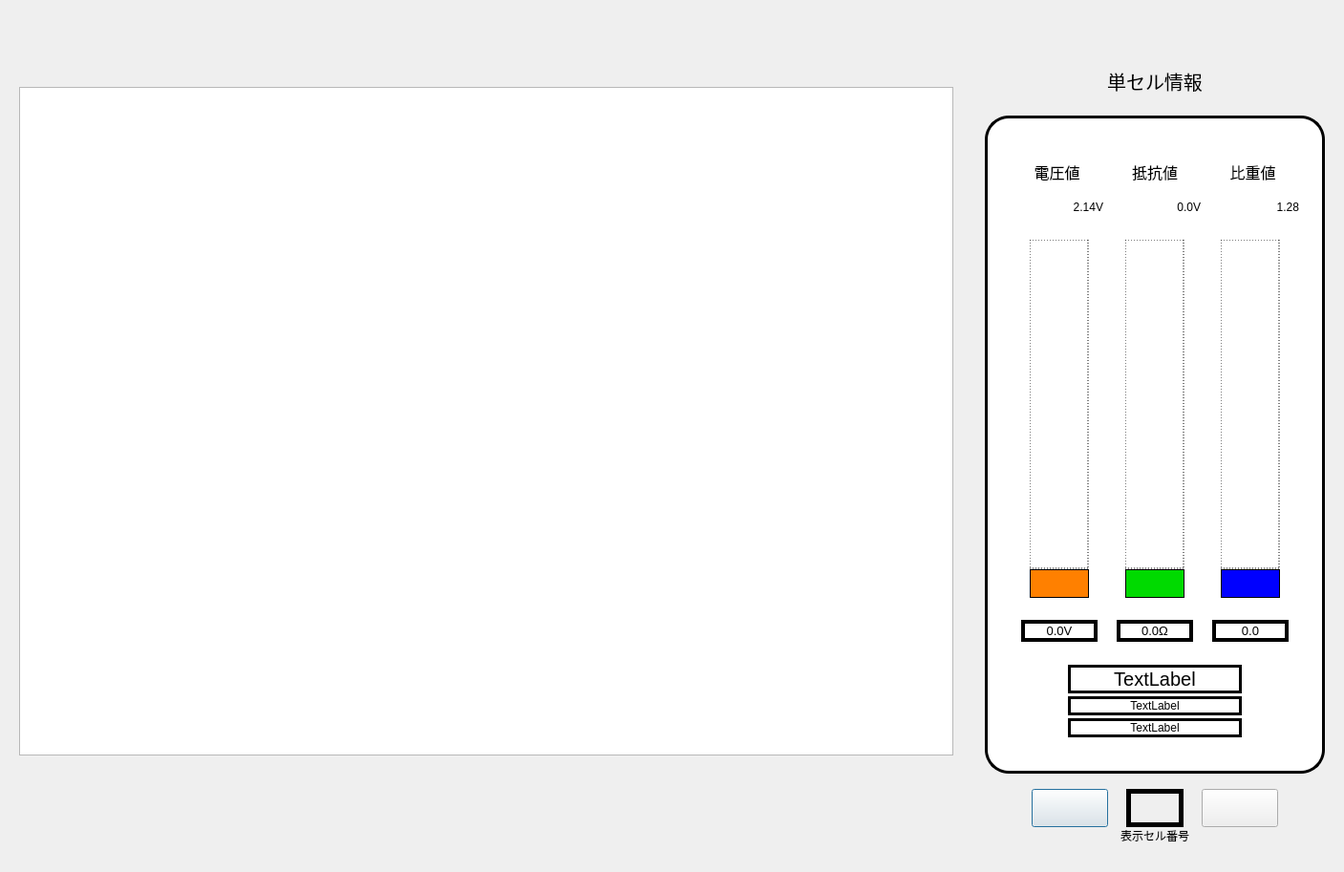
<?xml version="1.0" encoding="UTF-8"?>
<ui version="4.0">
 <class>ViewDialog</class>
 <widget class="QDialog" name="ViewDialog">
  <property name="geometry">
   <rect>
    <x>0</x>
    <y>0</y>
    <width>1384</width>
    <height>907</height>
   </rect>
  </property>
  <property name="windowTitle">
   <string>Dialog</string>
  </property>
  <property name="styleSheet">
   <string notr="true">#ViewDialog{
	background-image: url(:/mages/resources/images/login-bg.jpg);
}</string>
  </property>
  <layout class="QHBoxLayout" name="horizontalLayout_2">
   <property name="spacing">
    <number>15</number>
   </property>
   <item>
    <widget class="QWidget" name="horizontalWidget" native="true">
     <property name="sizePolicy">
      <sizepolicy hsizetype="Fixed" vsizetype="Preferred">
       <horstretch>0</horstretch>
       <verstretch>0</verstretch>
      </sizepolicy>
     </property>
     <property name="minimumSize">
      <size>
       <width>996</width>
       <height>0</height>
      </size>
     </property>
     <layout class="QHBoxLayout" name="horizontalLayout">
      <property name="topMargin">
       <number>30</number>
      </property>
      <property name="bottomMargin">
       <number>60</number>
      </property>
      <item>
       <widget class="QTableView" name="tableView">
        <property name="sizePolicy">
         <sizepolicy hsizetype="Expanding" vsizetype="Fixed">
          <horstretch>0</horstretch>
          <verstretch>0</verstretch>
         </sizepolicy>
        </property>
        <property name="minimumSize">
         <size>
          <width>0</width>
          <height>700</height>
         </size>
        </property>
        <attribute name="horizontalHeaderVisible">
         <bool>false</bool>
        </attribute>
       </widget>
      </item>
     </layout>
    </widget>
   </item>
   <item>
    <widget class="QWidget" name="horizontalWidget_2" native="true">
     <property name="sizePolicy">
      <sizepolicy hsizetype="Fixed" vsizetype="Fixed">
       <horstretch>0</horstretch>
       <verstretch>0</verstretch>
      </sizepolicy>
     </property>
     <property name="minimumSize">
      <size>
       <width>355</width>
       <height>0</height>
      </size>
     </property>
     <layout class="QHBoxLayout" name="horizontalLayout_3">
      <property name="sizeConstraint">
       <enum>QLayout::SetFixedSize</enum>
      </property>
      <item>
       <layout class="QVBoxLayout" name="verticalLayout">
        <item>
         <widget class="QWidget" name="horizontalWidget_2" native="true">
          <property name="sizePolicy">
           <sizepolicy hsizetype="Preferred" vsizetype="Fixed">
            <horstretch>0</horstretch>
            <verstretch>0</verstretch>
           </sizepolicy>
          </property>
          <layout class="QHBoxLayout" name="horizontalLayout_4">
           <property name="topMargin">
            <number>50</number>
           </property>
           <property name="bottomMargin">
            <number>15</number>
           </property>
           <item>
            <widget class="QLabel" name="label">
             <property name="sizePolicy">
              <sizepolicy hsizetype="Fixed" vsizetype="Fixed">
               <horstretch>0</horstretch>
               <verstretch>0</verstretch>
              </sizepolicy>
             </property>
             <property name="font">
              <font>
               <pointsize>15</pointsize>
              </font>
             </property>
             <property name="text">
              <string>単セル情報</string>
             </property>
             <property name="alignment">
              <set>Qt::AlignCenter</set>
             </property>
            </widget>
           </item>
          </layout>
         </widget>
        </item>
        <item>
         <widget class="QWidget" name="chart1" native="true">
          <property name="styleSheet">
           <string notr="true">#chart1{
border:3px solid;
border-radius:25px;
	background-color: rgb(255, 255, 255);
}</string>
          </property>
          <layout class="QVBoxLayout" name="verticalLayout_2">
           <item>
            <widget class="QWidget" name="verticalWidget_2" native="true">
             <layout class="QVBoxLayout" name="verticalLayout_5">
              <property name="spacing">
               <number>0</number>
              </property>
              <item>
               <layout class="QVBoxLayout" name="chart1_layout">
                <property name="spacing">
                 <number>0</number>
                </property>
                <item>
                 <layout class="QVBoxLayout" name="verticalLayout_11">
                  <property name="spacing">
                   <number>0</number>
                  </property>
                  <property name="leftMargin">
                   <number>0</number>
                  </property>
                  <property name="topMargin">
                   <number>20</number>
                  </property>
                  <property name="rightMargin">
                   <number>0</number>
                  </property>
                  <item>
                   <widget class="QWidget" name="verticalWidget_6" native="true">
                    <property name="sizePolicy">
                     <sizepolicy hsizetype="Preferred" vsizetype="Fixed">
                      <horstretch>0</horstretch>
                      <verstretch>0</verstretch>
                     </sizepolicy>
                    </property>
                    <layout class="QHBoxLayout" name="horizontalLayout_8">
                     <item>
                      <widget class="QLabel" name="label_4">
                       <property name="font">
                        <font>
                         <pointsize>12</pointsize>
                        </font>
                       </property>
                       <property name="text">
                        <string>電圧値</string>
                       </property>
                       <property name="alignment">
                        <set>Qt::AlignCenter</set>
                       </property>
                      </widget>
                     </item>
                     <item>
                      <widget class="QLabel" name="label_3">
                       <property name="font">
                        <font>
                         <pointsize>12</pointsize>
                        </font>
                       </property>
                       <property name="text">
                        <string>抵抗値</string>
                       </property>
                       <property name="alignment">
                        <set>Qt::AlignCenter</set>
                       </property>
                      </widget>
                     </item>
                     <item>
                      <widget class="QLabel" name="label_5">
                       <property name="font">
                        <font>
                         <pointsize>12</pointsize>
                        </font>
                       </property>
                       <property name="text">
                        <string>比重値</string>
                       </property>
                       <property name="alignment">
                        <set>Qt::AlignCenter</set>
                       </property>
                      </widget>
                     </item>
                    </layout>
                   </widget>
                  </item>
                  <item>
                   <layout class="QVBoxLayout" name="verticalLayout_7">
                    <item>
                     <widget class="QWidget" name="horizontalWidget_5" native="true">
                      <property name="sizePolicy">
                       <sizepolicy hsizetype="Preferred" vsizetype="Fixed">
                        <horstretch>0</horstretch>
                        <verstretch>0</verstretch>
                       </sizepolicy>
                      </property>
                      <layout class="QHBoxLayout" name="horizontalLayout_10">
                       <item>
                        <widget class="QLabel" name="volhigh_lbl">
                         <property name="text">
                          <string>2.14V</string>
                         </property>
                         <property name="alignment">
                          <set>Qt::AlignRight|Qt::AlignTrailing|Qt::AlignVCenter</set>
                         </property>
                        </widget>
                       </item>
                       <item>
                        <widget class="QLabel" name="resihigh_lbl">
                         <property name="text">
                          <string>0.0V</string>
                         </property>
                         <property name="alignment">
                          <set>Qt::AlignRight|Qt::AlignTrailing|Qt::AlignVCenter</set>
                         </property>
                        </widget>
                       </item>
                       <item>
                        <widget class="QLabel" name="relhigh_lbl">
                         <property name="text">
                          <string>1.28</string>
                         </property>
                         <property name="alignment">
                          <set>Qt::AlignRight|Qt::AlignTrailing|Qt::AlignVCenter</set>
                         </property>
                        </widget>
                       </item>
                      </layout>
                     </widget>
                    </item>
                    <item>
                     <widget class="QWidget" name="horizontalWidget_6" native="true">
                      <property name="sizePolicy">
                       <sizepolicy hsizetype="Preferred" vsizetype="Fixed">
                        <horstretch>0</horstretch>
                        <verstretch>0</verstretch>
                       </sizepolicy>
                      </property>
                      <property name="minimumSize">
                       <size>
                        <width>0</width>
                        <height>375</height>
                       </size>
                      </property>
                      <layout class="QHBoxLayout" name="horizontalLayout_11">
                       <property name="spacing">
                        <number>20</number>
                       </property>
                       <property name="leftMargin">
                        <number>20</number>
                       </property>
                       <property name="rightMargin">
                        <number>20</number>
                       </property>
                       <item>
                        <widget class="QWidget" name="verticalWidget_3" native="true">
                         <property name="sizePolicy">
                          <sizepolicy hsizetype="Fixed" vsizetype="Fixed">
                           <horstretch>0</horstretch>
                           <verstretch>0</verstretch>
                          </sizepolicy>
                         </property>
                         <property name="minimumSize">
                          <size>
                           <width>80</width>
                           <height>375</height>
                          </size>
                         </property>
                         <layout class="QVBoxLayout" name="verticalLayout_6">
                          <property name="spacing">
                           <number>0</number>
                          </property>
                          <property name="sizeConstraint">
                           <enum>QLayout::SetDefaultConstraint</enum>
                          </property>
                          <item>
                           <widget class="QWidget" name="volGrid_widget" native="true">
                            <property name="sizePolicy">
                             <sizepolicy hsizetype="Preferred" vsizetype="Fixed">
                              <horstretch>0</horstretch>
                              <verstretch>0</verstretch>
                             </sizepolicy>
                            </property>
                            <property name="minimumSize">
                             <size>
                              <width>0</width>
                              <height>345</height>
                             </size>
                            </property>
                            <property name="styleSheet">
                             <string notr="true">#volGrid_widget{
border:1px dotted;
}</string>
                            </property>
                           </widget>
                          </item>
                          <item>
                           <widget class="QWidget" name="volValue_widget" native="true">
                            <property name="sizePolicy">
                             <sizepolicy hsizetype="Preferred" vsizetype="Fixed">
                              <horstretch>0</horstretch>
                              <verstretch>0</verstretch>
                             </sizepolicy>
                            </property>
                            <property name="minimumSize">
                             <size>
                              <width>0</width>
                              <height>30</height>
                             </size>
                            </property>
                            <property name="styleSheet">
                             <string notr="true">#volValue_widget{
border:1px solid;
	background-color: rgb(255, 128, 0);
}</string>
                            </property>
                           </widget>
                          </item>
                         </layout>
                        </widget>
                       </item>
                       <item>
                        <widget class="QWidget" name="verticalWidget_6" native="true">
                         <property name="sizePolicy">
                          <sizepolicy hsizetype="Fixed" vsizetype="Fixed">
                           <horstretch>0</horstretch>
                           <verstretch>0</verstretch>
                          </sizepolicy>
                         </property>
                         <property name="minimumSize">
                          <size>
                           <width>80</width>
                           <height>375</height>
                          </size>
                         </property>
                         <layout class="QVBoxLayout" name="verticalLayout_12">
                          <property name="spacing">
                           <number>0</number>
                          </property>
                          <item>
                           <widget class="QWidget" name="resiGrid_widget" native="true">
                            <property name="sizePolicy">
                             <sizepolicy hsizetype="Preferred" vsizetype="Fixed">
                              <horstretch>0</horstretch>
                              <verstretch>0</verstretch>
                             </sizepolicy>
                            </property>
                            <property name="minimumSize">
                             <size>
                              <width>0</width>
                              <height>345</height>
                             </size>
                            </property>
                            <property name="styleSheet">
                             <string notr="true">#resiGrid_widget{
border:1px dotted;
}</string>
                            </property>
                           </widget>
                          </item>
                          <item>
                           <widget class="QWidget" name="resiValue_widget" native="true">
                            <property name="sizePolicy">
                             <sizepolicy hsizetype="Preferred" vsizetype="Fixed">
                              <horstretch>0</horstretch>
                              <verstretch>0</verstretch>
                             </sizepolicy>
                            </property>
                            <property name="minimumSize">
                             <size>
                              <width>0</width>
                              <height>30</height>
                             </size>
                            </property>
                            <property name="styleSheet">
                             <string notr="true">#resiValue_widget{
border:1px solid;
	background-color: rgb(0, 218, 0);
}</string>
                            </property>
                           </widget>
                          </item>
                         </layout>
                        </widget>
                       </item>
                       <item>
                        <widget class="QWidget" name="verticalWidget_7" native="true">
                         <property name="sizePolicy">
                          <sizepolicy hsizetype="Fixed" vsizetype="Fixed">
                           <horstretch>0</horstretch>
                           <verstretch>0</verstretch>
                          </sizepolicy>
                         </property>
                         <property name="minimumSize">
                          <size>
                           <width>80</width>
                           <height>375</height>
                          </size>
                         </property>
                         <layout class="QVBoxLayout" name="verticalLayout_13">
                          <property name="spacing">
                           <number>0</number>
                          </property>
                          <item>
                           <widget class="QWidget" name="relGrid_widget" native="true">
                            <property name="sizePolicy">
                             <sizepolicy hsizetype="Preferred" vsizetype="Fixed">
                              <horstretch>0</horstretch>
                              <verstretch>0</verstretch>
                             </sizepolicy>
                            </property>
                            <property name="minimumSize">
                             <size>
                              <width>0</width>
                              <height>345</height>
                             </size>
                            </property>
                            <property name="styleSheet">
                             <string notr="true">#relGrid_widget{
border:1px dotted;
}</string>
                            </property>
                           </widget>
                          </item>
                          <item>
                           <widget class="QWidget" name="relValue_widget" native="true">
                            <property name="sizePolicy">
                             <sizepolicy hsizetype="Preferred" vsizetype="Fixed">
                              <horstretch>0</horstretch>
                              <verstretch>0</verstretch>
                             </sizepolicy>
                            </property>
                            <property name="minimumSize">
                             <size>
                              <width>0</width>
                              <height>30</height>
                             </size>
                            </property>
                            <property name="styleSheet">
                             <string notr="true">#relValue_widget{
border:1px solid;
	background-color: rgb(0, 0, 255);
}</string>
                            </property>
                           </widget>
                          </item>
                         </layout>
                        </widget>
                       </item>
                      </layout>
                     </widget>
                    </item>
                   </layout>
                  </item>
                  <item>
                   <widget class="QWidget" name="verticalWidget_3" native="true">
                    <property name="sizePolicy">
                     <sizepolicy hsizetype="Preferred" vsizetype="Fixed">
                      <horstretch>0</horstretch>
                      <verstretch>0</verstretch>
                     </sizepolicy>
                    </property>
                    <layout class="QHBoxLayout" name="horizontalLayout_9">
                     <property name="spacing">
                      <number>20</number>
                     </property>
                     <property name="leftMargin">
                      <number>20</number>
                     </property>
                     <property name="topMargin">
                      <number>5</number>
                     </property>
                     <property name="rightMargin">
                      <number>20</number>
                     </property>
                     <property name="bottomMargin">
                      <number>5</number>
                     </property>
                     <item>
                      <widget class="QLabel" name="vol_lbl">
                       <property name="font">
                        <font>
                         <pointsize>10</pointsize>
                        </font>
                       </property>
                       <property name="styleSheet">
                        <string notr="true">#vol_lbl{
border:4px solid;
}</string>
                       </property>
                       <property name="text">
                        <string>0.0V</string>
                       </property>
                       <property name="alignment">
                        <set>Qt::AlignCenter</set>
                       </property>
                      </widget>
                     </item>
                     <item>
                      <widget class="QLabel" name="resi_lbl">
                       <property name="font">
                        <font>
                         <pointsize>10</pointsize>
                        </font>
                       </property>
                       <property name="styleSheet">
                        <string notr="true">#resi_lbl{
border:4px solid
}</string>
                       </property>
                       <property name="text">
                        <string>0.0Ω</string>
                       </property>
                       <property name="alignment">
                        <set>Qt::AlignCenter</set>
                       </property>
                      </widget>
                     </item>
                     <item>
                      <widget class="QLabel" name="rel_lbl">
                       <property name="font">
                        <font>
                         <pointsize>10</pointsize>
                        </font>
                       </property>
                       <property name="styleSheet">
                        <string notr="true">#rel_lbl{
border:4px solid;
}</string>
                       </property>
                       <property name="text">
                        <string>0.0</string>
                       </property>
                       <property name="alignment">
                        <set>Qt::AlignCenter</set>
                       </property>
                      </widget>
                     </item>
                    </layout>
                   </widget>
                  </item>
                 </layout>
                </item>
               </layout>
              </item>
              <item>
               <widget class="QWidget" name="verticalWidget_3" native="true">
                <property name="sizePolicy">
                 <sizepolicy hsizetype="Preferred" vsizetype="Fixed">
                  <horstretch>0</horstretch>
                  <verstretch>0</verstretch>
                 </sizepolicy>
                </property>
                <layout class="QHBoxLayout" name="horizontalLayout_7">
                 <property name="spacing">
                  <number>0</number>
                 </property>
                 <property name="topMargin">
                  <number>10</number>
                 </property>
                 <property name="bottomMargin">
                  <number>20</number>
                 </property>
                 <item>
                  <widget class="QWidget" name="verticalWidget_3" native="true">
                   <property name="sizePolicy">
                    <sizepolicy hsizetype="Fixed" vsizetype="Preferred">
                     <horstretch>0</horstretch>
                     <verstretch>0</verstretch>
                    </sizepolicy>
                   </property>
                   <property name="minimumSize">
                    <size>
                     <width>200</width>
                     <height>0</height>
                    </size>
                   </property>
                   <layout class="QVBoxLayout" name="verticalLayout_8">
                    <property name="spacing">
                     <number>3</number>
                    </property>
                    <property name="bottomMargin">
                     <number>0</number>
                    </property>
                    <item>
                     <widget class="QLabel" name="cellNumber_lbl">
                      <property name="font">
                       <font>
                        <pointsize>15</pointsize>
                       </font>
                      </property>
                      <property name="styleSheet">
                       <string notr="true">#cellNumber_lbl{
border:3px solid;
}</string>
                      </property>
                      <property name="text">
                       <string>TextLabel</string>
                      </property>
                      <property name="alignment">
                       <set>Qt::AlignCenter</set>
                      </property>
                     </widget>
                    </item>
                    <item>
                     <widget class="QLabel" name="cellDate_lbl">
                      <property name="styleSheet">
                       <string notr="true">#cellDate_lbl{
border:3px solid;
}</string>
                      </property>
                      <property name="text">
                       <string>TextLabel</string>
                      </property>
                      <property name="alignment">
                       <set>Qt::AlignCenter</set>
                      </property>
                     </widget>
                    </item>
                    <item>
                     <widget class="QLabel" name="cellHour_lbl">
                      <property name="styleSheet">
                       <string notr="true">#cellHour_lbl{
border:3px solid;
}</string>
                      </property>
                      <property name="text">
                       <string>TextLabel</string>
                      </property>
                      <property name="alignment">
                       <set>Qt::AlignCenter</set>
                      </property>
                     </widget>
                    </item>
                   </layout>
                  </widget>
                 </item>
                </layout>
               </widget>
              </item>
             </layout>
            </widget>
           </item>
          </layout>
         </widget>
        </item>
        <item>
         <widget class="QWidget" name="verticalWidget_2" native="true">
          <property name="sizePolicy">
           <sizepolicy hsizetype="Preferred" vsizetype="Fixed">
            <horstretch>0</horstretch>
            <verstretch>0</verstretch>
           </sizepolicy>
          </property>
          <layout class="QVBoxLayout" name="verticalLayout_4">
           <property name="spacing">
            <number>0</number>
           </property>
           <property name="topMargin">
            <number>0</number>
           </property>
           <item>
            <layout class="QHBoxLayout" name="horizontalLayout_5">
             <property name="spacing">
              <number>0</number>
             </property>
             <property name="leftMargin">
              <number>40</number>
             </property>
             <property name="topMargin">
              <number>10</number>
             </property>
             <property name="rightMargin">
              <number>40</number>
             </property>
             <item>
              <widget class="QPushButton" name="prevButton">
               <property name="sizePolicy">
                <sizepolicy hsizetype="Fixed" vsizetype="Fixed">
                 <horstretch>0</horstretch>
                 <verstretch>0</verstretch>
                </sizepolicy>
               </property>
               <property name="minimumSize">
                <size>
                 <width>80</width>
                 <height>40</height>
                </size>
               </property>
               <property name="styleSheet">
                <string notr="true">PushButton{
background-color: rgba(255, 255, 255, 0);
}</string>
               </property>
               <property name="text">
                <string/>
               </property>
               <property name="icon">
                <iconset resource="resources.qrc">
                 <normaloff>:/icons/resources/icons/left.png</normaloff>:/icons/resources/icons/left.png</iconset>
               </property>
              </widget>
             </item>
             <item>
              <spacer name="horizontalSpacer">
               <property name="orientation">
                <enum>Qt::Horizontal</enum>
               </property>
               <property name="sizeHint" stdset="0">
                <size>
                 <width>10</width>
                 <height>20</height>
                </size>
               </property>
              </spacer>
             </item>
             <item>
              <widget class="QLabel" name="current_lbl">
               <property name="sizePolicy">
                <sizepolicy hsizetype="Fixed" vsizetype="Preferred">
                 <horstretch>0</horstretch>
                 <verstretch>0</verstretch>
                </sizepolicy>
               </property>
               <property name="minimumSize">
                <size>
                 <width>60</width>
                 <height>0</height>
                </size>
               </property>
               <property name="styleSheet">
                <string notr="true">#current_lbl {
border:5px solid;
}</string>
               </property>
               <property name="text">
                <string/>
               </property>
              </widget>
             </item>
             <item>
              <spacer name="horizontalSpacer_2">
               <property name="orientation">
                <enum>Qt::Horizontal</enum>
               </property>
               <property name="sizeHint" stdset="0">
                <size>
                 <width>10</width>
                 <height>20</height>
                </size>
               </property>
              </spacer>
             </item>
             <item>
              <widget class="QPushButton" name="nextButton">
               <property name="sizePolicy">
                <sizepolicy hsizetype="Fixed" vsizetype="Fixed">
                 <horstretch>0</horstretch>
                 <verstretch>0</verstretch>
                </sizepolicy>
               </property>
               <property name="minimumSize">
                <size>
                 <width>80</width>
                 <height>40</height>
                </size>
               </property>
               <property name="styleSheet">
                <string notr="true"/>
               </property>
               <property name="text">
                <string/>
               </property>
               <property name="icon">
                <iconset resource="resources.qrc">
                 <normaloff>:/icons/resources/icons/right.png</normaloff>:/icons/resources/icons/right.png</iconset>
               </property>
              </widget>
             </item>
            </layout>
           </item>
           <item>
            <layout class="QHBoxLayout" name="horizontalLayout_6">
             <property name="spacing">
              <number>0</number>
             </property>
             <item>
              <widget class="QLabel" name="label_2">
               <property name="text">
                <string>表示セル番号</string>
               </property>
               <property name="alignment">
                <set>Qt::AlignCenter</set>
               </property>
              </widget>
             </item>
            </layout>
           </item>
          </layout>
         </widget>
        </item>
       </layout>
      </item>
     </layout>
    </widget>
   </item>
  </layout>
 </widget>
 <resources>
  <include location="resources.qrc"/>
 </resources>
 <connections/>
</ui>
